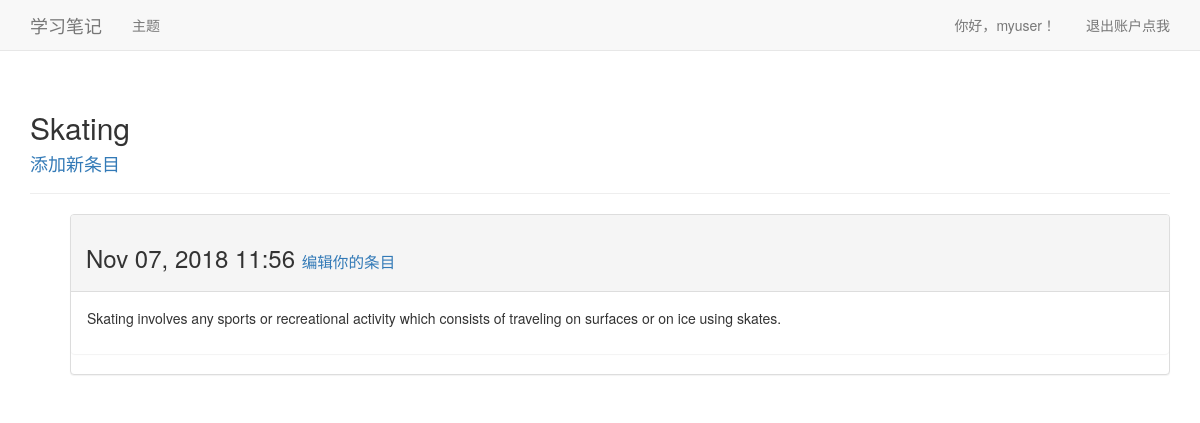
The page /topics/3/ (signed in) on the database its author committed.
### learning_logs/models.py (models this page shows, shortened)
class Topic(models.Model):
    text = models.CharField(max_length=200)
    date_added = models.DateTimeField(auto_now_add=True)
    owner = models.ForeignKey(User)
    def __str__(self):
        return self.text

class Entry(models.Model):
    topic = models.ForeignKey(Topic,on_delete=models.CASCADE)
    text = models.TextField()
    date_added = models.DateTimeField(auto_now_add=True)
    class Meta:
        verbose_name_plural = 'entries'

### learning_logs/views.py (the view)
# urls.py: url(r'^topics/(?P<topic_id>\d+)/$', views.topic, name='topic'),
@login_required
def topic(request, topic_id):
    topic = get_object_or_404(Topic, id=topic_id)
    if topic.owner != request.user:
            raise Http404
    entries = topic.entry_set.order_by('-date_added')
    context = {
        'topic':topic,
        'entries':entries,
    }
    return render(request, 'learning_logs/topic.html', context=context)

### learning_logs/templates/learning_logs/topic.html
{% extends "learning_logs/base.html" %}
{% block header %}
    <h2>{{ topic }}</h2>
    <h4><a href="{% url 'learning_logs:new_entry' topic.id %}">添加新条目</a> </h4>
{% endblock header %}
{% block content %}
    <ul>
        {% for entry in entries %}
            <div class="panel panel-default">
                <div class="panel-heading">
                    <h3>
                        {{ entry.date_added|date:'M d, Y H:i' }}
                        <small>
                            <a href="{% url 'learning_logs:edit_entry' entry.id %}">编辑你的条目</a>
                        </small>
                    </h3>
                </div>
                <div class="panel panel-body">
                    {{ entry.text|linebreaks }}
                </div>
            </div>
        {% empty %}
            <li>Oops, 我们还没有任何条目！</li>
        {% endfor %}
    </ul>
{% endblock content %}

### learning_logs/templates/learning_logs/base.html (shortened to what this page needs)
{% load bootstrap3 %}
<!DOCTYPE html>
<html lang="en">
<head>
    {% bootstrap_css %}
</head>
<body>
    <nav class="navbar navbar-default navbar-static-top" >
        <div class="container">
            <div class="navbar-header">
                <a class="navbar-brand" href="{% url 'learning_logs:index' %}">
                    学习笔记
                </a>
            </div>
            <div id="navbar" class="navbar-collapse collapse">
                <ul class="nav navbar-nav">
                    <li><a href="{% url 'learning_logs:topics' %}">主题</a></li>
                </ul>
                <ul class="nav navbar-nav navbar-right">
                    {% if user.is_authenticated %}
                      <li><a>你好，{{ user.username }}！</a></li>
                      <li><a href="{% url 'users:logout' %}">退出账户点我</a></li>
                    {% else %}
                      <li><a href="{% url 'users:register' %}">注册加入我们</a></li>
                      <li><a href="{% url 'users:login' %}">登录点我</a></li>
                    {% endif %}
                </ul>
            </div>
        </div>
    </nav>
    <div class="container">
        <div class="page-header">
            {% block header %}{% endblock header %}
        </div>
        <div>
            {% block content %}{% endblock content %}
        </div>
    </div>
</body>
</html>

### rows shown on the page
Topic: text "Skating"
Entry: date_added "Nov 07, 2018 11:56", text "Skating involves any sports or recreational activity which consists of traveling on surfaces or on ice using skates."

### other values the page prints
{{ user.username }} "myuser"
